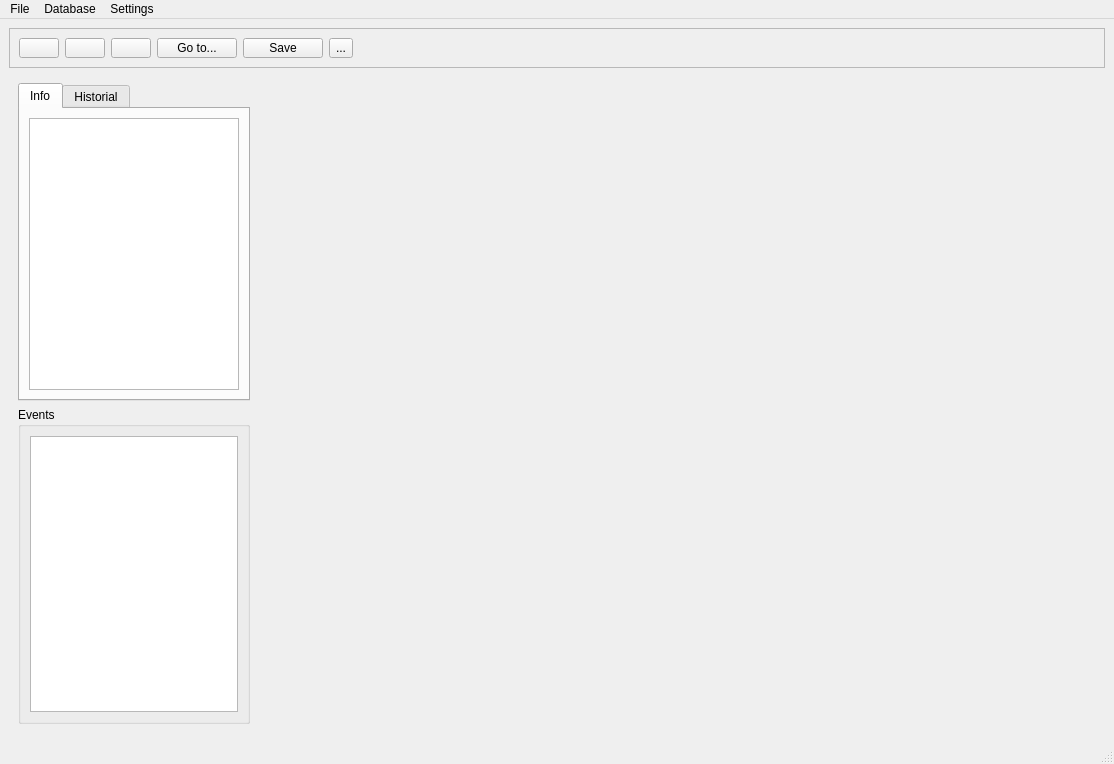
<?xml version="1.0" encoding="UTF-8"?>
<ui version="4.0">
 <class>MainWindow</class>
 <widget class="QMainWindow" name="MainWindow">
  <property name="geometry">
   <rect>
    <x>0</x>
    <y>0</y>
    <width>1114</width>
    <height>764</height>
   </rect>
  </property>
  <property name="windowTitle">
   <string>MainWindow</string>
  </property>
  <widget class="QWidget" name="centralwidget">
   <layout class="QGridLayout" name="gridLayout">
    <item row="0" column="0" colspan="2">
     <widget class="QFrame" name="frame">
      <property name="minimumSize">
       <size>
        <width>0</width>
        <height>40</height>
       </size>
      </property>
      <property name="maximumSize">
       <size>
        <width>16777214</width>
        <height>40</height>
       </size>
      </property>
      <property name="frameShape">
       <enum>QFrame::StyledPanel</enum>
      </property>
      <property name="frameShadow">
       <enum>QFrame::Raised</enum>
      </property>
      <layout class="QHBoxLayout" name="horizontalLayout">
       <item>
        <widget class="QPushButton" name="backwardButton">
         <property name="text">
          <string/>
         </property>
         <property name="icon">
          <iconset>
           <normaloff>../icons/left_arr.svg</normaloff>../icons/left_arr.svg</iconset>
         </property>
        </widget>
       </item>
       <item>
        <widget class="QPushButton" name="intervalButton">
         <property name="text">
          <string/>
         </property>
         <property name="icon">
          <iconset>
           <normaloff>../icons/length.png</normaloff>../icons/length.png</iconset>
         </property>
        </widget>
       </item>
       <item>
        <widget class="QPushButton" name="forwardButton">
         <property name="text">
          <string/>
         </property>
         <property name="icon">
          <iconset>
           <normaloff>../icons/right_arr.svg</normaloff>../icons/right_arr.svg</iconset>
         </property>
        </widget>
       </item>
       <item>
        <widget class="QPushButton" name="gotoButton">
         <property name="text">
          <string>Go to...</string>
         </property>
         <property name="icon">
          <iconset>
           <normaloff>../icons/go_to.png</normaloff>../icons/go_to.png</iconset>
         </property>
         <property name="iconSize">
          <size>
           <width>20</width>
           <height>20</height>
          </size>
         </property>
        </widget>
       </item>
       <item>
        <widget class="QPushButton" name="saveButton">
         <property name="text">
          <string>Save</string>
         </property>
         <property name="icon">
          <iconset>
           <normaloff>../icons/save.png</normaloff>../icons/save.png</iconset>
         </property>
         <property name="iconSize">
          <size>
           <width>16</width>
           <height>16</height>
          </size>
         </property>
        </widget>
       </item>
       <item>
        <widget class="QToolButton" name="toolButton">
         <property name="text">
          <string>...</string>
         </property>
        </widget>
       </item>
       <item>
        <spacer name="horizontalSpacer">
         <property name="orientation">
          <enum>Qt::Horizontal</enum>
         </property>
         <property name="sizeHint" stdset="0">
          <size>
           <width>452</width>
           <height>17</height>
          </size>
         </property>
        </spacer>
       </item>
      </layout>
     </widget>
    </item>
    <item row="1" column="0">
     <widget class="QWidget" name="widget" native="true">
      <property name="maximumSize">
       <size>
        <width>250</width>
        <height>16777215</height>
       </size>
      </property>
      <layout class="QVBoxLayout" name="verticalLayout">
       <item>
        <widget class="QTabWidget" name="tabWidget">
         <property name="currentIndex">
          <number>0</number>
         </property>
         <widget class="QWidget" name="infotab">
          <attribute name="title">
           <string>Info</string>
          </attribute>
          <layout class="QVBoxLayout" name="verticalLayout_2">
           <item>
            <widget class="QPlainTextEdit" name="plainTextEdit"/>
           </item>
          </layout>
         </widget>
         <widget class="QWidget" name="historytab">
          <attribute name="title">
           <string>Historial</string>
          </attribute>
         </widget>
        </widget>
       </item>
       <item>
        <widget class="QGroupBox" name="groupBox">
         <property name="title">
          <string>Events</string>
         </property>
         <layout class="QHBoxLayout" name="horizontalLayout_2">
          <item>
           <widget class="QListWidget" name="listWidget"/>
          </item>
         </layout>
        </widget>
       </item>
      </layout>
     </widget>
    </item>
    <item row="1" column="1">
     <widget class="QWidget" name="widget_2" native="true"/>
    </item>
   </layout>
  </widget>
  <widget class="QMenuBar" name="menubar">
   <property name="geometry">
    <rect>
     <x>0</x>
     <y>0</y>
     <width>1114</width>
     <height>22</height>
    </rect>
   </property>
   <widget class="QMenu" name="menuFile">
    <property name="title">
     <string>File</string>
    </property>
    <addaction name="actionForward"/>
    <addaction name="actionBackward"/>
    <addaction name="actionGo_to"/>
    <addaction name="actionSet_interval"/>
    <addaction name="separator"/>
    <addaction name="actionQuit"/>
   </widget>
   <widget class="QMenu" name="menuDatabase">
    <property name="title">
     <string>Database</string>
    </property>
    <addaction name="actionOpen"/>
    <addaction name="actionShow_info"/>
    <addaction name="actionSave_event"/>
   </widget>
   <widget class="QMenu" name="menuSettings">
    <property name="title">
     <string>Settings</string>
    </property>
    <addaction name="actionRemove_Response"/>
    <addaction name="actionPreferences"/>
   </widget>
   <addaction name="menuFile"/>
   <addaction name="menuDatabase"/>
   <addaction name="menuSettings"/>
  </widget>
  <widget class="QStatusBar" name="statusbar"/>
  <action name="actionForward">
   <property name="text">
    <string>Forward</string>
   </property>
  </action>
  <action name="actionBackward">
   <property name="text">
    <string>Backward</string>
   </property>
  </action>
  <action name="actionGo_to">
   <property name="text">
    <string>Go to...</string>
   </property>
  </action>
  <action name="actionSet_interval">
   <property name="text">
    <string>Set interval</string>
   </property>
  </action>
  <action name="actionQuit">
   <property name="text">
    <string>Quit</string>
   </property>
  </action>
  <action name="actionOpen">
   <property name="text">
    <string>Open</string>
   </property>
  </action>
  <action name="actionSave_event">
   <property name="text">
    <string>Save event</string>
   </property>
  </action>
  <action name="actionShow_info">
   <property name="text">
    <string>Show info</string>
   </property>
  </action>
  <action name="actionConfig">
   <property name="text">
    <string>Config</string>
   </property>
  </action>
  <action name="actionPreferences">
   <property name="text">
    <string>Preferences...</string>
   </property>
  </action>
  <action name="actionRemove_Response">
   <property name="checkable">
    <bool>true</bool>
   </property>
   <property name="text">
    <string>Remove Response</string>
   </property>
  </action>
 </widget>
 <resources/>
 <connections/>
</ui>
